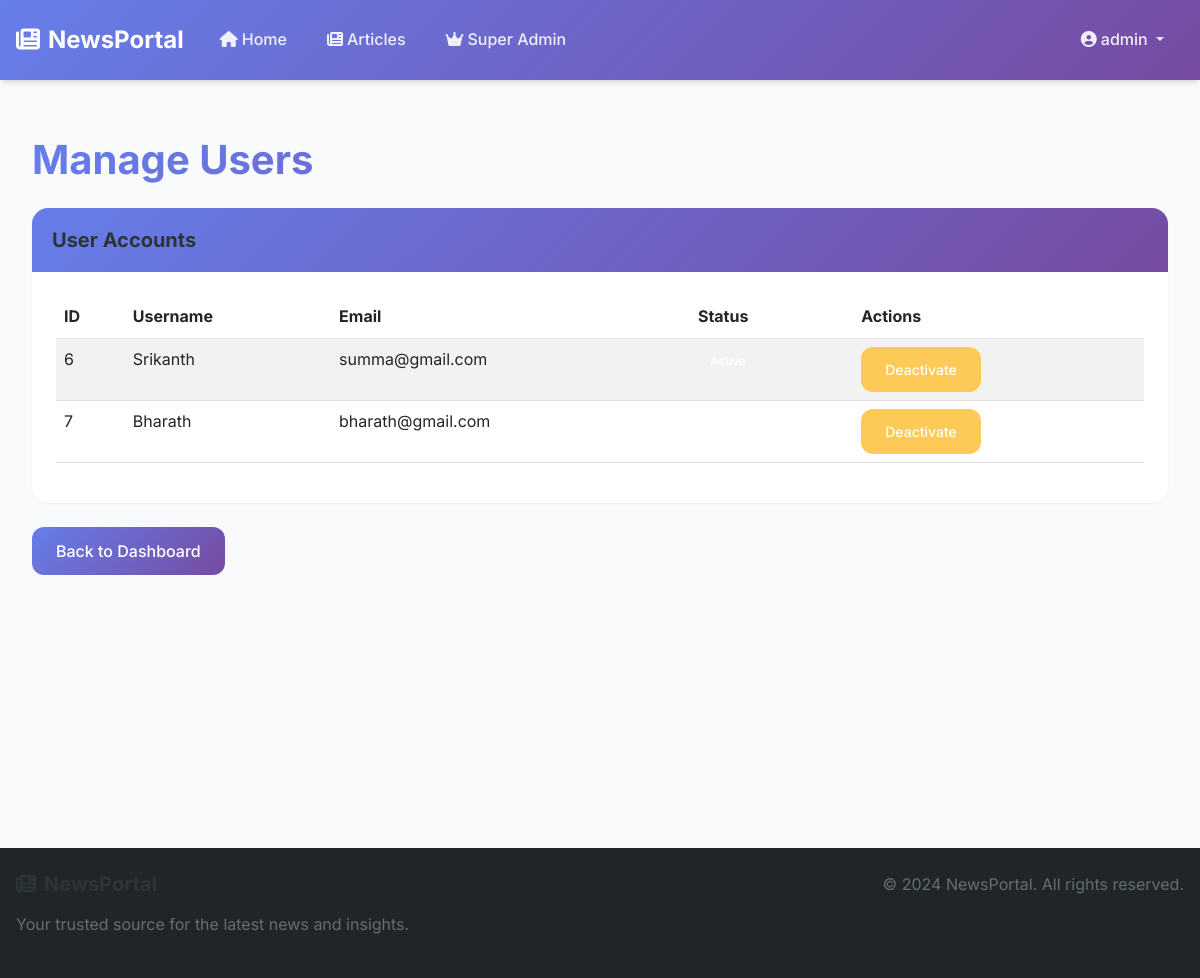
Page /superadmin/users (signed in) on the committed database.
### models.py (models this page shows, shortened)
class User(db.Model):
    __tablename__ = 'users'
    id = db.Column(db.Integer, primary_key=True)
    username = db.Column(db.String(64), unique=True, nullable=False)
    email = db.Column(db.String(120), unique=True, nullable=False)
    password_hash = db.Column(db.String(128), nullable=False)
    role_id = db.Column(db.Integer, db.ForeignKey('roles.id'), nullable=False)
    is_active = db.Column(db.Boolean, default=True)
    is_approved = db.Column(db.Boolean, default=False)
    articles = db.relationship('Article', foreign_keys='Article.created_by', backref='author', lazy=True)
    approved_articles = db.relationship('Article', foreign_keys='Article.approved_by', backref='approver', lazy=True)
    comments = db.relationship('Comment', backref='author', lazy=True)
    approval_requests = db.relationship('ApprovalRequest', foreign_keys='ApprovalRequest.requester_id', backref='requester', lazy=True)

### controllers/superadmin_controller.py (the view)
@superadmin_controller.route('/users')
@role_required(['superadmin'])
def users():
    from flask import render_template
    from models import User, Role
    users = User.query.filter(User.role.has(Role.name == 'user')).all()
    return render_template('superadmin/users.html', users=users)

### services/auth_service.py (called while the page is built)
    @staticmethod
    def check_user_role(user_id, allowed_roles):
        user = User.query.get(user_id)
        if not user:
            return False, "User not found"
        if not user.is_active or not user.is_approved:
            return False, "User account is not active or approved"
        role = Role.query.get(user.role_id)
        if not role or role.name.lower() not in [r.lower() for r in allowed_roles]:
            return False, "Insufficient permissions"
        return True, None

### templates/superadmin/users.html (shortened to what this page needs)
{% extends 'base.html' %}
{% block content %}
<div class="container mt-4">
    <h1>Manage Users</h1>
    <div class="card mt-4">
        <div class="card-header">
            <h5 class="mb-0">User Accounts</h5>
        </div>
        <div class="card-body">
            {% if users %}
            <div class="table-responsive">
                <table class="table table-striped">
                    <thead>
                        <tr>
                            <th>ID</th>
                            <th>Username</th>
                            <th>Email</th>
                            <th>Status</th>
                            <th>Actions</th>
                        </tr>
                    </thead>
                    <tbody>
                        {% for user in users %}
                        <tr>
                            <td>{{ user.id }}</td>
                            <td>{{ user.username }}</td>
                            <td>{{ user.email }}</td>
                            <td>
                                <span class="badge {% if user.is_active %}badge-success{% else %}badge-danger{% endif %}">
                                </span>
                            </td>
                            <td>
                                <a href="{{ url_for('superadmin.toggle_user_status', id=user.id) }}" class="btn btn-sm {% if user.is_active %}btn-warning{% else %}btn-success{% endif %}">
                                    {{ 'Deactivate' if user.is_active else 'Activate' }}
                                </a>
                            </td>
                        </tr>
                        {% endfor %}
                    </tbody>
                </table>
            </div>
            {% else %}
            <p class="text-muted">No user accounts found.</p>
            {% endif %}
        </div>
    </div>
    <div class="mt-4">
        <a href="{{ url_for('superadmin.dashboard') }}" class="btn btn-primary">Back to Dashboard</a>
    </div>
</div>
{% endblock %}

### templates/base.html (shortened to what this page needs)
<!DOCTYPE html>
<html lang="en">
<head>
    <link href="https://cdn.jsdelivr.net/npm/bootstrap@5.3.0/dist/css/bootstrap.min.css" rel="stylesheet">
    <link href="https://cdnjs.cloudflare.com/ajax/libs/font-awesome/6.4.0/css/all.min.css" rel="stylesheet">
</head>
<body>
    <nav class="navbar navbar-expand-lg">
        <div class="container">
            <a class="navbar-brand" href="{{ url_for('index') }}">
                <i class="fas fa-newspaper me-2"></i>NewsPortal
            </a>
            <div class="collapse navbar-collapse" id="navbarNav">
                <ul class="navbar-nav me-auto">
                    <li class="nav-item">
                        <a class="nav-link" href="{{ url_for('index') }}">
                            <i class="fas fa-home me-1"></i>Home
                        </a>
                    </li>
                    {% if session.get('user_id') %}
                        <li class="nav-item">
                            <a class="nav-link" href="{{ url_for('user.home') }}">
                                <i class="fas fa-newspaper me-1"></i>Articles
                            </a>
                        </li>
                        {% if session.get('role') == 'superadmin' %}
                            <li class="nav-item">
                                <a class="nav-link" href="{{ url_for('superadmin.dashboard') }}">
                                    <i class="fas fa-crown me-1"></i>Super Admin
                                </a>
                            </li>
                        {% elif session.get('role') == 'admin' %}
                            <li class="nav-item">
                                <a class="nav-link" href="{{ url_for('admin.dashboard') }}">
                                    <i class="fas fa-shield-alt me-1"></i>Admin
                                </a>
                            </li>
                        {% elif session.get('role') == 'publisher' %}
                            <li class="nav-item">
                                <a class="nav-link" href="{{ url_for('publisher.dashboard') }}">
                                    <i class="fas fa-edit me-1"></i>Publisher
                                </a>
                            </li>
                        {% endif %}
                    {% endif %}
                </ul>
                <ul class="navbar-nav">
                    {% if session.get('user_id') %}
                        <li class="nav-item dropdown">
                            <a class="nav-link dropdown-toggle" href="#" role="button" data-bs-toggle="dropdown">
                                <i class="fas fa-user-circle me-1"></i>{{ session.get('username') }}
                            </a>
                        </li>
                    {% endif %}
                </ul>
            </div>
        </div>
    </nav>
    <main class="main-content">
        <div class="container">
            {% block content %}{% endblock %}
        </div>
    </main>
    <footer class="bg-dark text-light py-4 mt-5">
        <div class="container">
            <div class="row">
                <div class="col-md-6">
                    <h5><i class="fas fa-newspaper me-2"></i>NewsPortal</h5>
                    <p class="text-muted">Your trusted source for the latest news and insights.</p>
                </div>
                <div class="col-md-6 text-md-end">
                    <p class="text-muted">&copy; 2024 NewsPortal. All rights reserved.</p>
                </div>
            </div>
        </div>
    </footer>
</body>
</html>

### templates/base.html (style rules this page uses)
:root { --primary-color: #667eea; --primary-dark: #764ba2; --secondary-color: #a8b2d1; --accent-color: #f093fb; --success-color: #4facfe; --danger-color: #ff6b6b; --warning-color: #feca57; --info-color: #48dbfb; --light-bg: #f8fafc; --dark-bg: #2d3436; --border-color: #e2e8f0; --text-primary: #2d3436; --text-secondary: #636e72; --shadow-sm: 0 1px 2px 0 rgb(0 0 0 / 0.05); --shadow-md: 0 4px 6px -1px rgb(0 0 0 / 0.1), 0 2px 4px -2px rgb(0 0 0 / 0.1); --shadow-lg: 0 10px 15px -3px rgb(0 0 0 / 0.1), 0 4px 6px -4px rgb(0 0 0 / 0.1); }
* { margin: 0; padding: 0; box-sizing: border-box; }
body { font-family: 'Inter', -apple-system, BlinkMacSystemFont, 'Segoe UI', Roboto, sans-serif; line-height: 1.6; color: var(--text-primary); background-color: var(--light-bg); min-height: 100vh; }
.navbar { background: linear-gradient(135deg, #667eea 0%, #764ba2 100%); box-shadow: var(--shadow-md); padding: 1rem 0; position: sticky; top: 0; z-index: 1000; }
.navbar-brand { font-weight: 700; font-size: 1.5rem; color: white !important; text-decoration: none; }
.navbar-nav .nav-link { color: rgba(255, 255, 255, 0.9) !important; font-weight: 500; padding: 0.5rem 1rem !important; border-radius: 0.5rem; transition: all 0.3s ease; margin: 0 0.25rem; }
.main-content { min-height: calc(100vh - 80px); padding: 2rem 0; }
.container { max-width: 1200px; margin: 0 auto; padding: 0 1rem; }
.card { background: white; border: none; border-radius: 1rem; box-shadow: var(--shadow-sm); transition: all 0.3s ease; overflow: hidden; }
.card-header { background: linear-gradient(135deg, #667eea 0%, #764ba2 100%); color: white; border: none; padding: 1.25rem; font-weight: 600; }
.card-body { padding: 1.5rem; }
.btn { font-weight: 500; padding: 0.75rem 1.5rem; border-radius: 0.75rem; border: none; transition: all 0.3s ease; text-decoration: none; display: inline-flex; align-items: center; gap: 0.5rem; }
.btn-primary { background: linear-gradient(135deg, #667eea 0%, #764ba2 100%); color: white; }
.btn-warning { background: var(--warning-color); color: white; }
h1, h2, h3, h4, h5, h6 { font-weight: 700; color: var(--text-primary); margin-bottom: 1rem; }
h1 { font-size: 2.5rem; background: linear-gradient(135deg, var(--primary-color) 0%, var(--primary-dark) 100%); -webkit-background-clip: text; -webkit-text-fill-color: transparent; background-clip: text; }
p { color: var(--text-secondary); margin-bottom: 1rem; }
.badge { font-weight: 500; padding: 0.5rem 0.75rem; border-radius: 0.5rem; }
.text-muted { color: var(--text-secondary) !important; }

### rows in the picture
User: get "admin"
User: id "6", username "Srikanth", email "summa@gmail.com", is_active "Deactivate"
User: id "7", username "Bharath", email "bharath@gmail.com", is_active "Deactivate"
